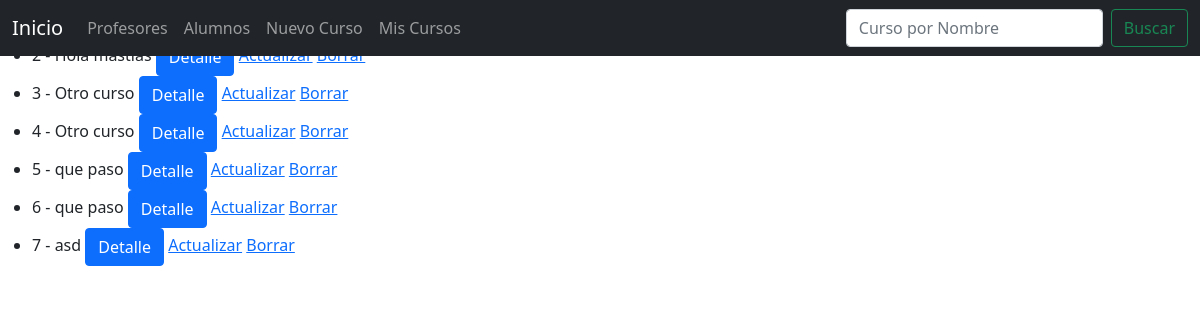
The page /post/list on the database as committed earlier.
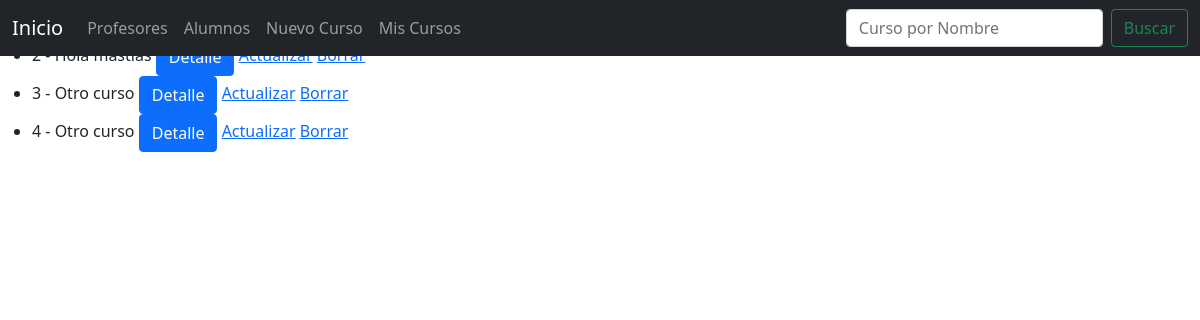
The same page on the database as committed later.
### Aplicacion/models.py (models this page shows, shortened)
class Post(models.Model):
    nombre_del_curso = models.CharField(max_length=30)
    descripcion_del_curso = models.CharField(max_length=80)
    numero_del_curso = models.CharField(max_length=15)

### Aplicacion/views.py (the view)
# urls.py: path("post/list", PostList.as_view(), name="post-list"),
class PostList(ListView):
    model = Post
    context_object_name = "posts"

### Aplicacion/templates/Aplicacion/post_list.html
{% extends "Aplicacion/base.html" %}
{% load static %}
{% block main %}
<ul>
    {% for post in object_list %}
    <li>
        {{post.id}} - {{post.nombre_del_curso}}
        <a class="btn btn-primary" href="{% url 'post-detail' post.id %}">Detalle</a>
        <a href="{% url 'post-update' post.id %}">Actualizar</a>
        <a href="{% url 'post-delete' post.id %}">Borrar</a>
    </li>
    {% endfor %}
</ul>
{% endblock %}

Rows that differ between the two databases and show on the page:
removed Post: id "5", nombre_del_curso "que paso"
removed Post: id "6", nombre_del_curso "que paso"
removed Post: id "7", nombre_del_curso "asd"
